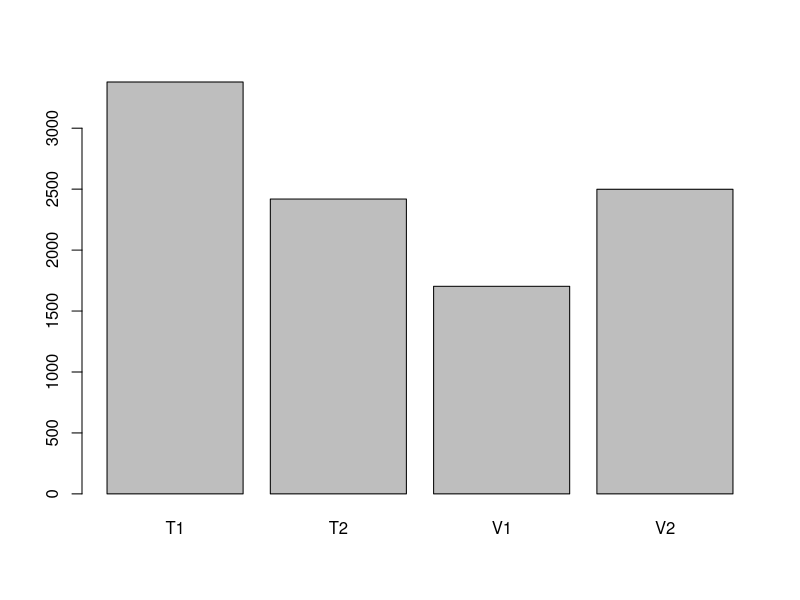

Write R code to recreate this figure.
# De bai: co 2 hop banh, hop 1 co 400 banh tron, 200 banh vuong; hop 2 co 300 banh tron
# 300 banh vuong. Tinh xac suat de lay ngau nhien banh tron tu hop 1.
# note: khong tron lan 2 hop banh vao nhau


# Buoc 1 tao 2 hop banh, hop1 co 400 banh tron, 200 banh vuong; hop 2, 300 banh tron, 300 banh vuong
t1=rep("T1",400)
v1=rep("V1",200)
h1 = as.vector(c(t1,v1))
summary(h1)

t2=rep("T2",30)
v2=rep("V2",30)
h2=as.vector(c(t2,v2))
h2


# Buoc 2: PickBox
CakeBox = c("h1","h2")

# Buoc 3: Chon ngau nhien hop va banh
# Chon ngau nhien hop
PickBox = sample(CakeBox,1)
PickBox = eval(parse(text = PickBox))

# Chon ngau nhien banh
h_temp = sample(PickBox,1)



# Tao so lan lap
lap   = rep(1:10000) 
i     = 1

h3    = c()  # Ban dau: chua co gi, tao bien ket qua

for(i in lap){
  
  # Chon ngau nhien hop
  PickBox = sample(CakeBox,1)
  PickBox = eval(parse(text = PickBox))
  
  # Chon ngau nhien banh
  h_temp = sample(PickBox,1)
  
  # Lan i:
  h3    = c(h3, h_temp)
  
  i = i + 1
}

h3_table=table(h3)
barplot(h3_table)

h3_table=as.data.frame(h3_table)
t1_count=h3_table[1,2]
t1_ratio=t1_count/length(h3)
t1_ratio
